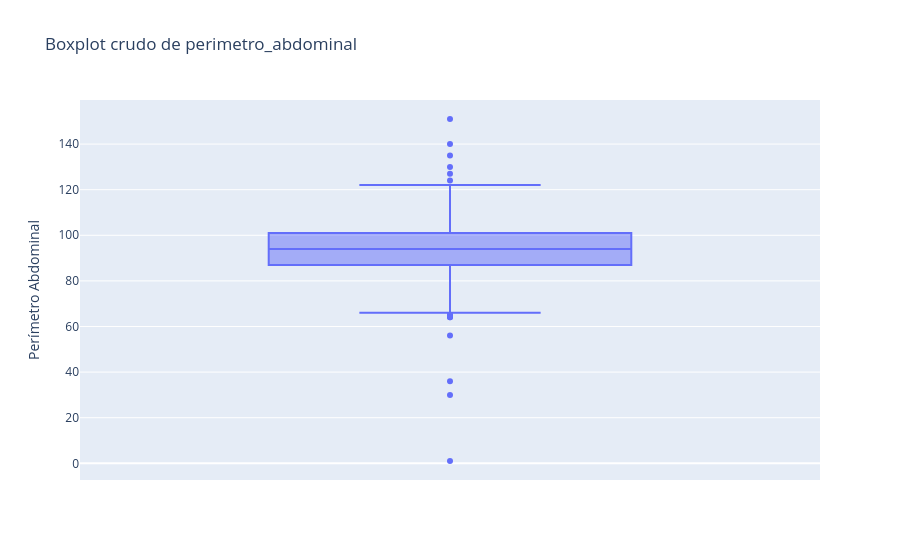
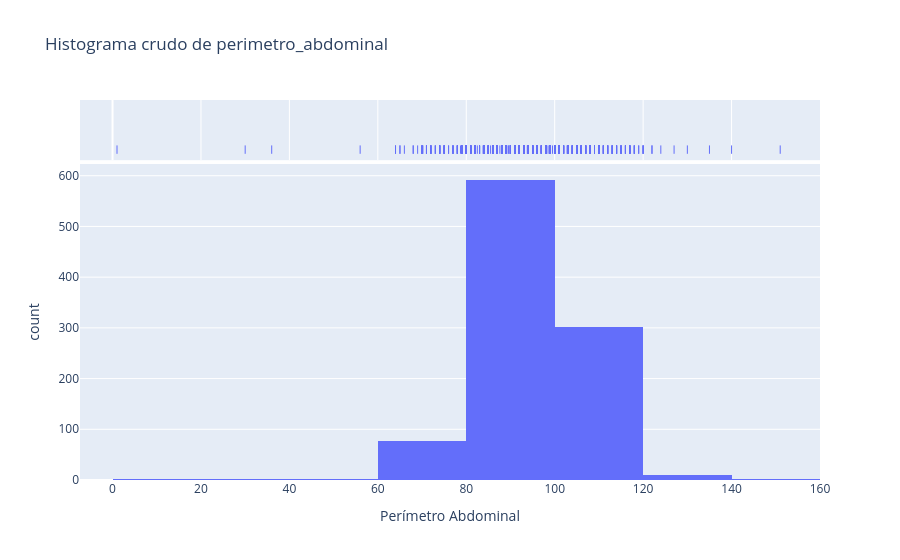
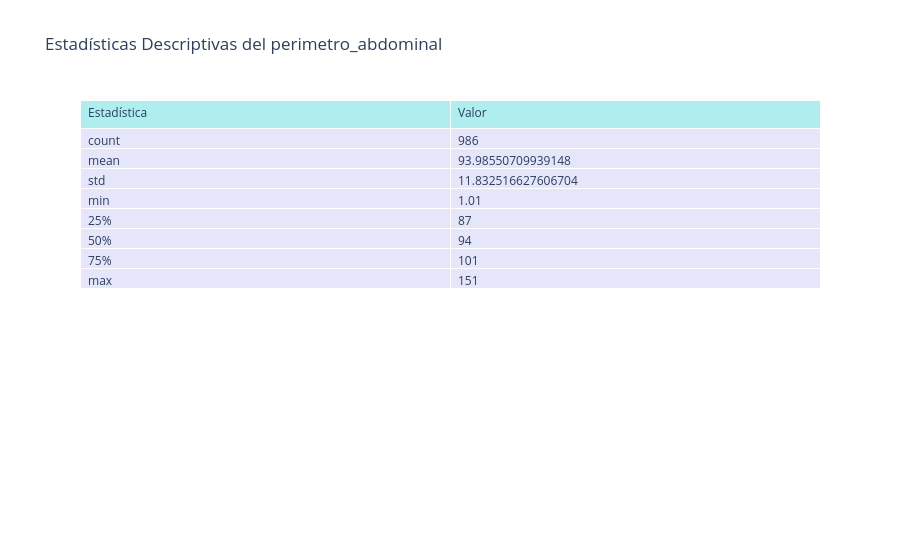
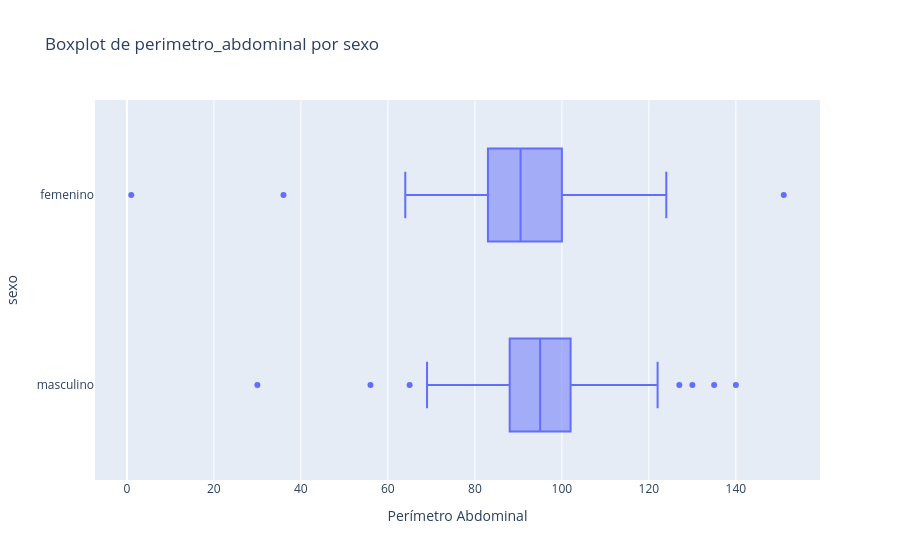

The code cell stored with these charts, in order, in its notebook:
### Markdown cell above
### Perimetro abdominal

### Code cell
import matplotlib.pyplot as plt
import seaborn as sns
import pandas as pd

# Definir los intervalos para perimetro_abdominal
intervalos = {
    'masculino': [0, 94, 102, max(datos.datos['perimetro_abdominal'])],
    'femenino': [0, 80, 88, max(datos.datos['perimetro_abdominal'])] 
}
agrupaciones = [
        'sexo', 'tipo_de_afiliacion', 'lugar_de_procedencia',
        'lugar_de_nacimiento', 'escolaridad', 'diabetes mellitus',
        'hipercolesterolemia', 'dislipidemia'
    ]

def plot_all():
    # Graficar perimetro_abdominal crudo
    fig = px.box(datos.datos, y='perimetro_abdominal', title='Boxplot crudo de perimetro_abdominal')
    fig.update_layout(yaxis_title='Perímetro Abdominal')
    fig.show()

    fig = px.histogram(datos.datos, x='perimetro_abdominal', nbins=10, title='Histograma crudo de perimetro_abdominal', marginal='rug')
    fig.update_layout(xaxis_title='Perímetro Abdominal')
    fig.show()

    # Mostrar tabla descriptiva general verticalmente
    tabla = datos.datos['perimetro_abdominal'].describe().reset_index()
    tabla.columns = ['Estadística', 'Valor']
    fig = go.Figure(data=[go.Table(
        header=dict(values=list(tabla.columns), fill_color='paleturquoise', align='left'),
        cells=dict(values=[tabla[col] for col in tabla.columns], fill_color='lavender', align='left')
    )])
    fig.update_layout(title_text='Estadísticas Descriptivas del perimetro_abdominal')
    fig.show()

    # Agrupaciones
    agrupaciones = [
        'sexo', 'tipo_de_afiliacion', 'lugar_de_procedencia',
        'lugar_de_nacimiento', 'escolaridad', 'diabetes mellitus',
        'hipercolesterolemia', 'dislipidemia'
    ]

    for agrupacion in agrupaciones:
        if agrupacion not in ['lugar_de_procedencia', 'lugar_de_nacimiento','tipo_de_afiliacion','escolaridad']:
            # Graficar perimetro_abdominal por la variable de agrupación
            fig = px.box(datos.datos, x='perimetro_abdominal', y=agrupacion, title=f'Boxplot de perimetro_abdominal por {agrupacion}')
            fig.update_layout(xaxis_title='Perímetro Abdominal')
            fig.show()

            fig = px.histogram(datos.datos, x='perimetro_abdominal', color=agrupacion, nbins=10, title=f'Histograma de perimetro_abdominal por {agrupacion}', marginal='rug')
            fig.update_layout(xaxis_title='Perímetro Abdominal')
            fig.show()

            # Mostrar tabla descriptiva por grupo verticalmente
            tabla2 = datos.datos.groupby(agrupacion)['perimetro_abdominal'].describe().reset_index()
            tabla2 = tabla2.rename(columns={'mean': 'Media', 'std': 'Desviación estándar', '50%': 'Mediana', 'min': 'Mínimo', 'max': 'Máximo'})
            fig = go.Figure(data=[go.Table(
                header=dict(values=list(tabla2.columns), fill_color='paleturquoise', align='left'),
                cells=dict(values=[tabla2[col] for col in tabla2.columns], fill_color='lavender', align='left')
            )])
            fig.update_layout(title_text=f'Estadísticas Descriptivas del perimetro_abdominal por {agrupacion}')
            fig.show()
    hom = datos.datos[datos.datos['sexo'] == 'masculino']
    muj = datos.datos[datos.datos['sexo'] == 'femenino']
    hom['Intervalo'] = pd.cut(hom['perimetro_abdominal'], bins=[0, 94, 102, hom['perimetro_abdominal'].max()], labels=['Normal', 'Aumentado', 'Incremento Sustancial'])
    muj['Intervalo'] = pd.cut(muj['perimetro_abdominal'], bins=[0, 80, 88, muj['perimetro_abdominal'].max()], labels=['Normal', 'Aumentado', 'Incremento Sustancial'])
    fig_hombres = go.Figure()
    fig_hombres.add_trace(go.Box(y=hom[hom['Intervalo'] == 'Normal']['perimetro_abdominal'], name='Normal', marker_color='green'))
    fig_hombres.add_trace(go.Box(y=hom[hom['Intervalo'] == 'Aumentado']['perimetro_abdominal'], name='Aumentado', marker_color='orange'))
    fig_hombres.add_trace(go.Box(y=hom[hom['Intervalo'] == 'Incremento Sustancial']['perimetro_abdominal'], name='Incremento Sustancial', marker_color='red'))
    fig_hombres.update_layout(title="Gráficos de Caja del Perímetro Abdominal - Hombres", yaxis_title="Perímetro Abdominal (cm)", boxmode='group', xaxis_title="Intervalos")
    fig_hombres.show()
    fig_mujeres = go.Figure()
    fig_mujeres.add_trace(go.Box(y=muj[muj['Intervalo'] == 'Normal']['perimetro_abdominal'], name='Normal', marker_color='blue'))
    fig_mujeres.add_trace(go.Box(y=muj[muj['Intervalo'] == 'Aumentado']['perimetro_abdominal'], name='Aumentado', marker_color='purple'))
    fig_mujeres.add_trace(go.Box(y=muj[muj['Intervalo'] == 'Incremento Sustancial']['perimetro_abdominal'], name='Incremento Sustancial', marker_color='darkred'))
    fig_mujeres.update_layout(title="Gráficos de Caja del Perímetro Abdominal - Mujeres", yaxis_title="Perímetro Abdominal (cm)", boxmode='group', xaxis_title="Intervalos")
    fig_mujeres.show()
plot_all()

### Figure 1 — Plotly figure (JSON) as saved in the notebook; plotly's stock layout.template omitted (floating-point values rounded to 4 significant figures; data arrays with more than 128 entries replaced by an {"elided": "..."} marker saying what was removed)
{"data": [{"alignmentgroup": "True", "hovertemplate": "perimetro_abdominal=%{y}<extra></extra>", "legendgroup": "", "marker": {"color": "#636efa"}, "name": "", "notched": false, "offsetgroup": "", "orientation": "v", "showlegend": false, "type": "box", "x0": " ", "xaxis": "x", "y": {"elided": "987 float values"}, "y0": " ", "yaxis": "y"}], "layout": {"boxmode": "group", "legend": {"tracegroupgap": 0}, "title": {"text": "Boxplot crudo de perimetro_abdominal"}, "xaxis": {"anchor": "y", "domain": [0, 1]}, "yaxis": {"anchor": "x", "domain": [0, 1], "title": {"text": "Perímetro Abdominal"}}}}

### Figure 2 — Plotly figure (JSON) as saved in the notebook; plotly's stock layout.template omitted (floating-point values rounded to 4 significant figures; data arrays with more than 128 entries replaced by an {"elided": "..."} marker saying what was removed)
{"data": [{"alignmentgroup": "True", "bingroup": "x", "hovertemplate": "perimetro_abdominal=%{x}<br>count=%{y}<extra></extra>", "legendgroup": "", "marker": {"color": "#636efa", "pattern": {"shape": ""}}, "name": "", "nbinsx": 10, "offsetgroup": "", "orientation": "v", "showlegend": false, "type": "histogram", "x": {"elided": "987 float values"}, "xaxis": "x", "yaxis": "y"}, {"alignmentgroup": "True", "boxpoints": "all", "fillcolor": "rgba(255,255,255,0)", "hoveron": "points", "hovertemplate": "perimetro_abdominal=%{x}<extra></extra>", "jitter": 0, "legendgroup": "", "line": {"color": "rgba(255,255,255,0)"}, "marker": {"color": "#636efa", "symbol": "line-ns-open"}, "name": "", "offsetgroup": "", "showlegend": false, "type": "box", "x": {"elided": "987 float values"}, "xaxis": "x2", "yaxis": "y2"}], "layout": {"barmode": "relative", "legend": {"tracegroupgap": 0}, "title": {"text": "Histograma crudo de perimetro_abdominal"}, "xaxis": {"anchor": "y", "domain": [0, 1], "title": {"text": "Perímetro Abdominal"}}, "xaxis2": {"anchor": "y2", "domain": [0, 1], "matches": "x", "showgrid": true, "showticklabels": false}, "yaxis": {"anchor": "x", "domain": [0, 0.8316], "title": {"text": "count"}}, "yaxis2": {"anchor": "x2", "domain": [0.8416, 1], "matches": "y2", "showgrid": false, "showline": false, "showticklabels": false, "ticks": ""}}}

### Figure 3 — Plotly figure (JSON) as saved in the notebook; plotly's stock layout.template omitted (floating-point values rounded to 4 significant figures)
{"data": [{"cells": {"align": "left", "fill": {"color": "lavender"}, "values": [["count", "mean", "std", "min", "25%", "50%", "75%", "max"], [986, 93.99, 11.83, 1.01, 87, 94, 101, 151]]}, "header": {"align": "left", "fill": {"color": "paleturquoise"}, "values": ["Estadística", "Valor"]}, "type": "table"}], "layout": {"title": {"text": "Estadísticas Descriptivas del perimetro_abdominal"}}}

### Figure 4 — Plotly figure (JSON) as saved in the notebook; plotly's stock layout.template omitted (floating-point values rounded to 4 significant figures; data arrays with more than 128 entries replaced by an {"elided": "..."} marker saying what was removed)
{"data": [{"alignmentgroup": "True", "hovertemplate": "perimetro_abdominal=%{x}<br>sexo=%{y}<extra></extra>", "legendgroup": "", "marker": {"color": "#636efa"}, "name": "", "notched": false, "offsetgroup": "", "orientation": "h", "showlegend": false, "type": "box", "x": {"elided": "987 float values"}, "x0": " ", "xaxis": "x", "y": {"elided": "987 str values"}, "y0": " ", "yaxis": "y"}], "layout": {"boxmode": "group", "legend": {"tracegroupgap": 0}, "title": {"text": "Boxplot de perimetro_abdominal por sexo"}, "xaxis": {"anchor": "y", "domain": [0, 1], "title": {"text": "Perímetro Abdominal"}}, "yaxis": {"anchor": "x", "domain": [0, 1], "title": {"text": "sexo"}}}}
